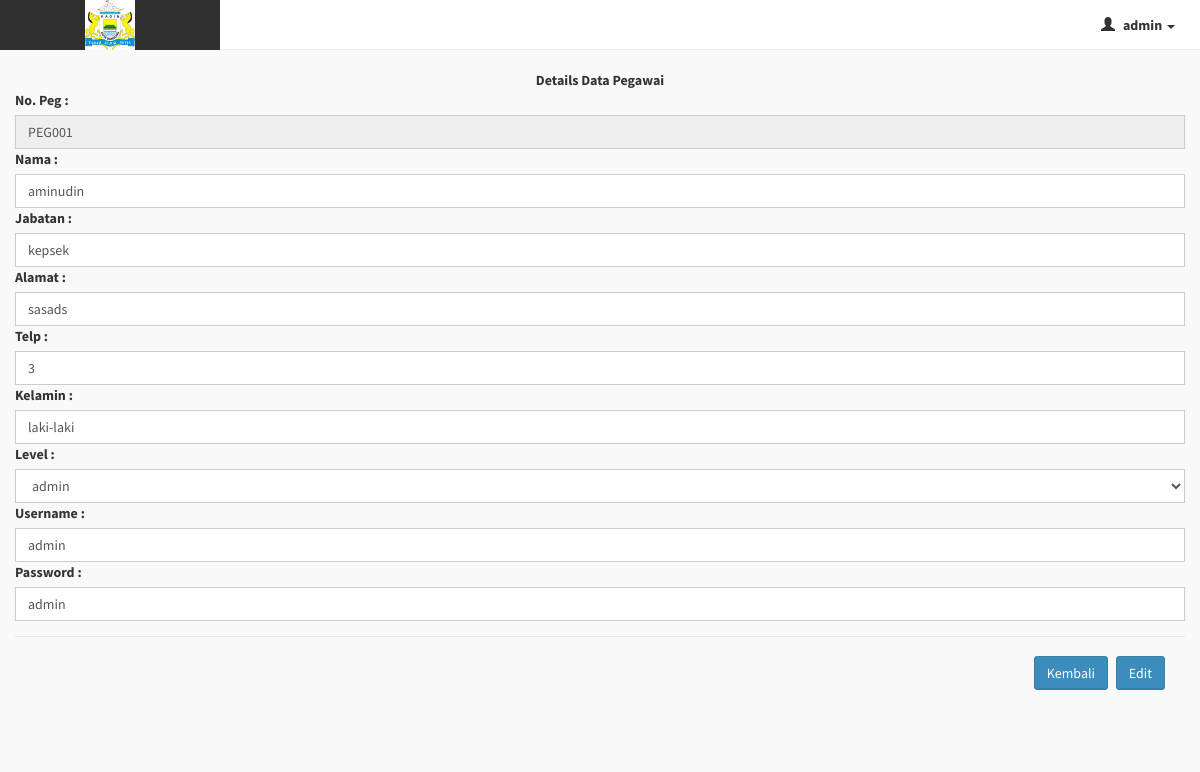
/manage/editpeg.php?details=PEG001 (signed in), run on the app's committed database.
### tables this page shows
CREATE TABLE `pegawai` (
  `id` int(11) NOT NULL,
  `no_peg` varchar(10) DEFAULT NULL,
  `nama_peg` text,
  `jabatan` text,
  `alamat` varchar(100) DEFAULT NULL,
  `no_telp` varchar(13) DEFAULT NULL,
  `jns_kelamin` enum('laki-laki','perempuan','','') DEFAULT NULL,
  `level` enum('admin','user') DEFAULT NULL,
  `username` varchar(100) DEFAULT NULL,
  `password` varchar(100) DEFAULT NULL,
  `pertanyaan` varchar(100) NOT NULL
);

### manage/editpeg.php (the view, shortened to what this page needs)
<?php require_once('../tpl/header.php'); ?>
<div class="wrapper row-offcanvas row-offcanvas-left">
    <aside class="container-fluid">
          <section class="content">
            <center><font><b>Details Data Pegawai</b></font></center>
                <form action="" method="get">
                <?php
                  if (isset($_GET['details'])) {
                    $no_peg= $_GET['details'];
                    $tampil = $konek->query("select * from pegawai where no_peg='$no_peg'");
                    $tam = $tampil->fetch_array(MYSQLI_BOTH);
                  }
                ?>
                    <div class="form-group">
                      <label>No. Peg :</label>
                      <input class="form-control" type="text" name="nopeg" value="<?php if (isset($_GET['details'])) { echo $tam['1']; }?>"  readonly/>
                      <label>Nama :</label>
                      <input class="form-control" type="text" name="namapeg" value="<?php if (isset($_GET['details'])) { echo $tam['2']; }?>"  />
                      <label>Jabatan :</label>
                      <input class="form-control" type="text" name="jabpeg" value="<?php if (isset($_GET['details'])) { echo $tam['3']; }?>" />
                      <label>Alamat :</label>
                      <input class="form-control" type="text" name="alamatpeg" value="<?php if (isset($_GET['details'])) { echo $tam['4']; }?>"/>
                      <label>Telp :</label>
                      <input class="form-control" type="number" name="telppeg" value="<?php if (isset($_GET['details'])) { echo $tam['5']; }?>"/>
                      <label>Kelamin :</label>
                      <input class="form-control" type="text" name="kelaminpeg" value="<?php if (isset($_GET['details'])) { echo $tam['6']; }?>"/>
                      <label>Level :</label>
                      <select class="form-control" name="levelpeg">
                        <option class="form-control" name="levelpeg">
                          admin
                        </option>
                      <select>
                      <label>Username :</label>
                      <input class="form-control" type="text" name="userpeg" value="<?php if (isset($_GET['details'])) { echo $tam['8']; }?>"/>
                      <label>Password :</label>
                      <input class="form-control" type="text" name="passpeg" value="<?php if (isset($_GET['details'])) { echo $tam['9']; }?>"/>
                    </div>
                    <div class="modal-footer">
                      <a href="pegawai.php" class="btn btn-primary">Kembali</a>
                      <button class="btn btn-primary" name="edit">Edit</button>
                    </form>
                </div>
<?php require_once('../tpl/footer.php'); ?>

### assets/css/AdminLTE.css (style rules this page uses)
html, body { overflow-x: hidden!important; font-family: 'Source Sans Pro', sans-serif; -webkit-font-smoothing: antialiased; min-height: 100%; background: #f9f9f9; }
a { color: #3c8dbc; }
.wrapper { min-height: 100%; }
.wrapper:before, .wrapper:after { display: table; content: " "; }
.wrapper:after { clear: both; }
.content { padding: 20px 15px; background: #f9f9f9; }
.form-control { -webkit-border-radius: 0px !important; -moz-border-radius: 0px !important; border-radius: 0px !important; box-shadow: none; }
.btn { font-weight: 500; -webkit-border-radius: 3px; -moz-border-radius: 3px; border-radius: 3px; border: 1px solid transparent; -webkit-box-shadow: inset 0px -2px 0px 0px rgba(0, 0, 0, 0.09); -moz-box-shadow: inset 0px -2px 0px 0px rgba(0, 0, 0, 0.09); box-shadow: inset 0px -1px 0px 0px rgba(0, 0, 0, 0.09); }
.btn.btn-primary { background-color: #3c8dbc; border-color: #367fa9; }

### data on the page
pegawai: nopeg "PEG001", namapeg "aminudin", jabpeg "kepsek", alamatpeg "sasads", telppeg "3", kelaminpeg "laki-laki", userpeg "admin", passpeg "admin"

### other printed values
$_SESSION['username'] "admin"
